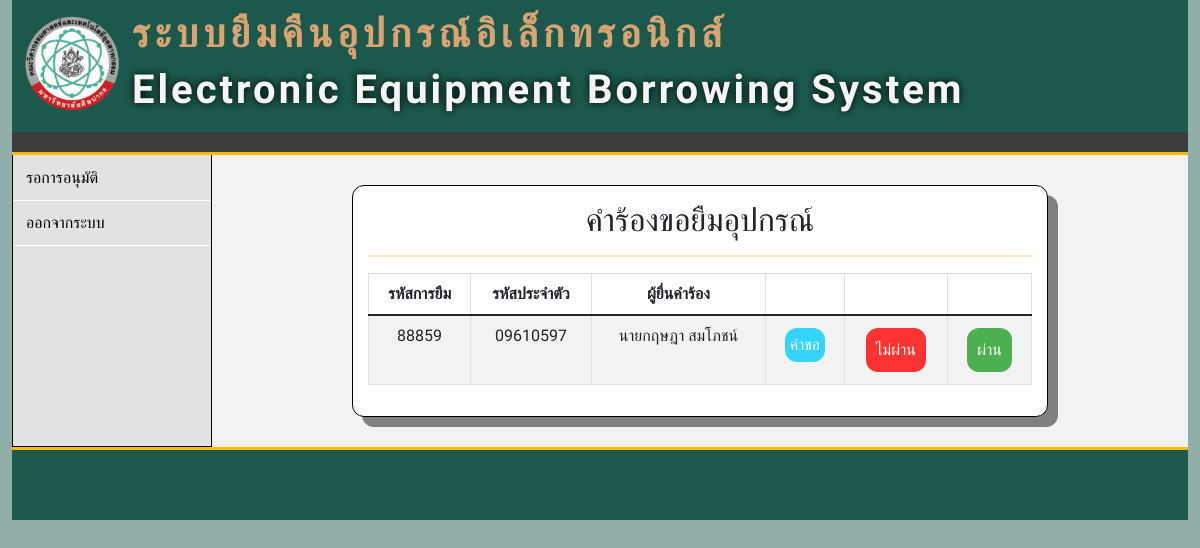
The app's page /p_approve.php (signed in) with its own data.
### tables this page shows
CREATE TABLE `tb_eq_borrow` (
  `id` int(10) NOT NULL,
  `borrow_id` int(255) NOT NULL,
  `s_user` varchar(255) NOT NULL,
  `eq_id` int(100) NOT NULL,
  `eq_number` int(100) NOT NULL,
  `FromDate` varchar(255) NOT NULL,
  `ToDate` varchar(255) NOT NULL,
  `Descriptions` varchar(255) NOT NULL,
  `Status` int(10) NOT NULL DEFAULT 1,
  `DateTime` date NOT NULL DEFAULT current_timestamp()
);

CREATE TABLE `tb_student` (
  `s_id` int(100) NOT NULL,
  `s_user` varchar(100) NOT NULL,
  `s_password` varchar(100) NOT NULL,
  `s_firstname` varchar(100) NOT NULL,
  `s_lastname` varchar(100) NOT NULL,
  `s_email` varchar(100) NOT NULL,
  `s_phone` char(11) NOT NULL,
  `s_image` varchar(255) DEFAULT NULL,
  `p_id` int(100) NOT NULL,
  `created_at` datetime DEFAULT current_timestamp(),
  `s_status` int(11) NOT NULL DEFAULT 1
);

### function/function.php (called while the page is built, shortened)
<?php
class DB_con
{
    public function __construct()
    {
        $conn = mysqli_connect(DB_SERVER, DB_USER, DB_PASS, DB_NAME);
        $this->dbcon = $conn;
    }
    public function eq_borrow_id_fetch($borrow_id)
    {
        $result = mysqli_query($this->dbcon, "SELECT * FROM tb_eq_borrow WHERE borrow_id = '$borrow_id' ");
        return $result;
    }
    public function eq_borrow_1_fetch($s_user)
    {
        $result = mysqli_query($this->dbcon, "SELECT * FROM tb_eq_borrow WHERE s_user = '$s_user' AND Status = '1' GROUP BY borrow_id ORDER BY id");
        return $result;
    }
    public function s_user_p_id_fetch($p_id)
    {
        $result = mysqli_query($this->dbcon, "SELECT s_user, s_firstname, s_lastname, s_email FROM tb_student WHERE p_id = '$p_id'");
        return $result;
    }
}
?>

### p_approve.php (the view, shortened to what this page needs)
<!DOCTYPE html>
<html lang="en">
<head>
    <link href="https://cdn.jsdelivr.net/npm/bootstrap@5.1.2/dist/css/bootstrap.min.css" rel="stylesheet">
    <link rel="stylesheet" href="css/p_approve.css">
</head>
<body style="background-color: #91AFA8">
    <div class="container-fluid">
        <?php
        include "item/pageheader.php";
        ?>
        <div class="menu">
            <aside>
                <?php
                include "item/menubar_p.php";
                ?>
            </aside>
            <main class="form">
                <div class="box">
                    <h2>คำร้องขอยืมอุปกรณ์</h2>
                    <hr class="s1">
                    <table class="table table-striped table-bordered table-responsive">
                        <thead>
                            <tr>
                                <th>รหัสการยืม</th>
                                <th>รหัสประจำตัว</th>
                                <th>ผู้ยื่นคำร้อง</th>
                                <th>&nbsp;</th>
                                <th>&nbsp;</th>
                                <th>&nbsp;</th>
                            </tr>
                        </thead>
                        <tbody>
                            <?php
                            include_once('function/function.php');
                            $p_id = $_SESSION['p_id'];
                            $eq2 = new DB_con();
                            $eq3 = new DB_con();
                            $s_user_p_id_fetch = $eq2->s_user_p_id_fetch($p_id);
                            $sql1 = mysqli_fetch_array($s_user_p_id_fetch);
                            $s_user = $sql1['s_user'];
                            $eq_borrow_1_fetch = $eq2->eq_borrow_1_fetch($s_user);
                            $i = 1;
                            while ($sql2 = mysqli_fetch_array($eq_borrow_1_fetch)) {
                            ?>
                                <tr>
                                    <td><?php echo $sql2['borrow_id']; ?></td>
                                    <td><?php echo $sql2['s_user']; ?></td>
                                    <td><?php echo $sql1['s_firstname']; ?> <?php echo $sql1['s_lastname']; ?></td>
                                    <td>
                                        <a class="bb" href="#popup<?php echo $i; ?>">คำขอ</a>
                                                            <?php
                                                            $borrow_id = $sql2['borrow_id'];
                                                            $suser = $eq3->eq_borrow_id_fetch($borrow_id);
                                                            ?>
                                    </td>
                                    <td><a class="rb" href="function/approve_p.php?ap=2&borrow_id=<?php echo $sql2['borrow_id']; ?>&se=<?php echo $sql1['s_email']; ?>">ไม่ผ่าน</a></td>
                                    <td><a class="gb" href="function/approve_p.php?ap=1&borrow_id=<?php echo $sql2['borrow_id']; ?>&sf=<?php echo $sql1['s_firstname']; ?>&sl=<?php echo $sql1['s_lastname']; ?>&su=<?php echo $sql1['s_user']; ?>">ผ่าน</a></td>
                                </tr>
                            <?php
                                $i = $i + 1;
                            }
                            ?>
                        </tbody>
                    </table>
                </div>
            </main>
        </div>
        <?php
        include "item/footer.php";
        ?>
    </div>
</body>
</html>

### css/p_approve.css (style rules this page uses)
.form { flex: 1; padding: 10px 10px; flex-wrap: wrap; text-align: center; background-color: #f2f2f2; padding: 20px; width: 40%; }
hr { border-left: 0; }
hr.s1 { border-top: 2px solid rgb(255, 166, 0); }
.box { text-align: center; margin: 15px; border: solid 1px black; border-radius: 12px; padding: 15px; background-color: white; margin: 10px 120px; box-shadow: 10px 10px grey; width: 100%; }
.gb { background-color: #4caf50; border: none; color: white; padding: 10px; text-align: center; text-decoration: none; display: inline-block; font-size: 16px; margin: 4px 2px; border-radius: 12px; }
.rb { background-color: #ff0000c9; border: none; color: white; padding: 10px; text-align: center; text-decoration: none; display: inline-block; font-size: 16px; margin: 4px 2px; border-radius: 12px; }
.bb { background-color: #00ccffc9; border: none; color: white; padding: 5px; text-align: center; text-decoration: none; display: inline-block; font-size: 16px; margin: 4px 2px; border-radius: 12px; }
.menu { display: flex; width: 100%; }

### css/pageheader.css (style rules this page uses)
* { margin: 0; padding: 0; box-sizing: border-box; font-family: 'Trirong', serif; }
aside { width: 200px; align-self: stretch; background-color: #E2E2E2; border: 1px solid black; border-top: none; }
main { flex: 1; padding: 10px 10px; display: flex; flex-wrap: wrap; }

### records on screen
tb_eq_borrow: borrow "88859", s_user "09610597"
tb_student: s_firstname "นายกฤษฎา", s_lastname "สมโภชน์"
